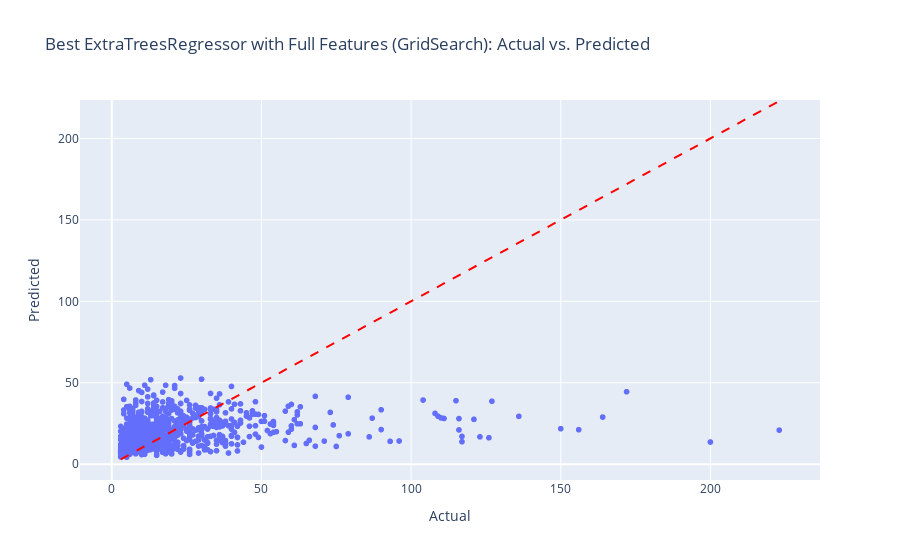

Source (notebook cell):
### Markdown cell above
## Hyperparamtertuning for ExtraTreesRegressor

### Code cell
from sklearn.model_selection import GridSearchCV

# Use the best parameters as the center of the grid
param_grid_et_refined = {
    'n_estimators': [400, 500, 550],  # Around 200
    'max_depth': [None],        # Around 50
    'min_samples_split': [4, 5, 6], # Around 10
    'min_samples_leaf': [3, 4, 5],    # Around 4
    'bootstrap': [True]               # Keep as True based on RandomizedSearch result
}

# Initialize GridSearchCV for ExtraTreesRegressor
grid_search_et = GridSearchCV(
    estimator=ExtraTreesRegressor(random_state=42),
    param_grid=param_grid_et_refined,
    cv=5,  # 5-fold cross-validation
    scoring='neg_root_mean_squared_error',
    verbose=2,
    n_jobs=-1  # Use all available cores
)

# Fit the grid search model on the full feature set (X_train_full)
grid_search_et.fit(X_train_full, y_train)

# Best hyperparameters from GridSearch
print(f"Best Hyperparameters from GridSearch: {grid_search_et.best_params_}")

# Best RMSE score from GridSearch
best_rmse_grid = -grid_search_et.best_score_
print(f"Best RMSE Score from GridSearch: {best_rmse_grid:.3f}")

# After finding the best model, use it to predict on the validation set
best_et_model_grid = grid_search_et.best_estimator_

# Predict on the validation set (with full features)
y_val_pred_best_et_grid = best_et_model_grid.predict(X_val_full)

# Calculate RMSE for the full feature set
rmse_best_et_grid = root_mean_squared_error(y_val, y_val_pred_best_et_grid)
print(f"RMSE on Validation Set with Full Features (GridSearch): {rmse_best_et_grid:.3f}")

# Visualize actual vs predicted values
plot_actual_vs_pred(y_val, y_val_pred_best_et_grid, "Best ExtraTreesRegressor with Full Features (GridSearch)")

### Figure 1 — Plotly figure (JSON) as saved in the notebook; plotly's stock layout.template omitted (floating-point values rounded to 4 significant figures; data arrays with more than 128 entries replaced by an {"elided": "..."} marker saying what was removed)
{"data": [{"hovertemplate": "Actual=%{x}<br>Predicted=%{y}<extra></extra>", "legendgroup": "", "marker": {"color": "#636efa", "symbol": "circle"}, "mode": "markers", "name": "", "showlegend": false, "type": "scattergl", "x": {"elided": "1160 int values"}, "xaxis": "x", "y": {"elided": "1160 float values"}, "yaxis": "y"}], "layout": {"legend": {"tracegroupgap": 0}, "shapes": [{"line": {"color": "Red", "dash": "dash"}, "type": "line", "x0": 3, "x1": 223, "y0": 3, "y1": 223}], "title": {"text": "Best ExtraTreesRegressor with Full Features (GridSearch): Actual vs. Predicted"}, "xaxis": {"anchor": "y", "domain": [0, 1], "title": {"text": "Actual"}}, "yaxis": {"anchor": "x", "domain": [0, 1], "title": {"text": "Predicted"}}}}
